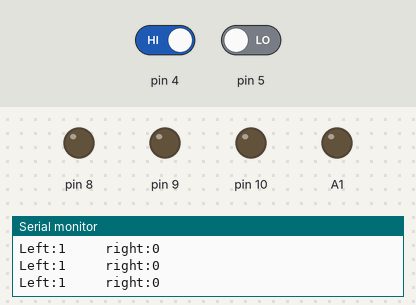
Simulated run of this sketch. Board: Arduino Uno, built with avr-gcc and run on an emulated ATmega328P. Parts: output pins drawn as LEDs (lit = HIGH), the last lines printed to the serial monitor. The test bench sets the inputs (shaded band); at power-on: pin 4 HIGH, pin 5 LOW.

Above: at 3.2 s.
3.3 s: pin 4 driven LOW
At 4.5 s:
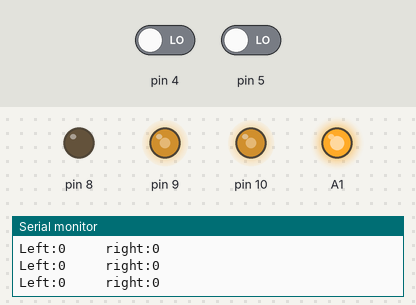
4.8 s: pin 5 driven HIGH
At 5.5 s:
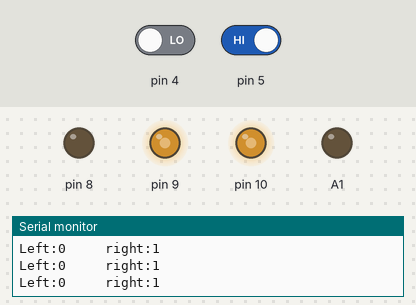
6.3 s: pin 4 driven HIGH
At 6.6 s:
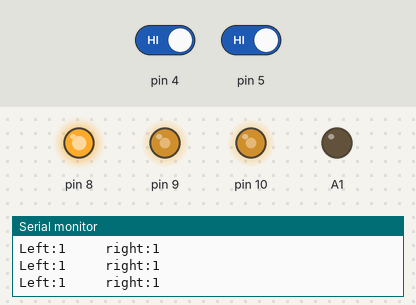
Timing chart, 0 to 9.3 s (numbered marks = the images above; inputs shaded):
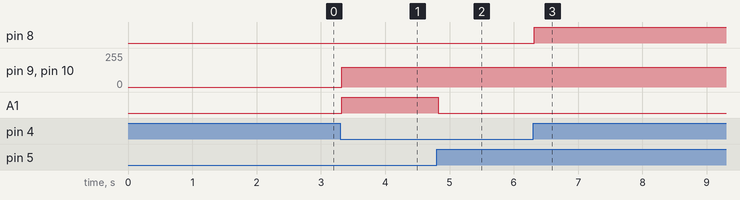

The sketch:

Novice_maze.ino
```cpp
int power = 150;

int trigPin = 2;    // TRIG pin
int echoPin = 3;    // ECHO pin

float duration_us;
float distance_cm;
char data;


void setup()
{
  delay(2000);

  Serial.begin(9600);
  pinMode(5, INPUT);
  pinMode(4, INPUT);
  pinMode(9, OUTPUT);
  pinMode(8, OUTPUT);
  pinMode(A1, OUTPUT);

  pinMode(trigPin, OUTPUT);
  pinMode(echoPin, INPUT);
}

void loop()
{
  int LS = digitalRead(4);
  int RS = digitalRead(5);

  Serial.print("Left:");
  Serial.print(LS);
  Serial.print("     ");
  Serial.print("right:");
  Serial.print(RS);
  Serial.println("");


  if (LS == 0 and RS == 1)
  {
    straight();
  }
  else if (LS == 0 and RS == 0)
  {
    Right();
  }
  else if (LS == 1 and RS == 1)
  {
    Left();
  }
}

void straight()

{
  digitalWrite(8,LOW);
  analogWrite(9,power);
  pinMode(A1, OUTPUT);
  digitalWrite(A1,LOW);
  analogWrite(10,power);
}

void back()
{
  digitalWrite(8,HIGH);
  analogWrite(9,138);

  pinMode(A1, OUTPUT);
  digitalWrite(A1,HIGH);
  analogWrite(10,power);
}

void Left()
{
  digitalWrite(8,HIGH);
  analogWrite(9,power);
  pinMode(A1, OUTPUT);
  digitalWrite(A1,LOW);
  analogWrite(10,power);
}

void Right()
{
  digitalWrite(8,LOW);
  analogWrite(9,power);
  pinMode(A1, OUTPUT);
  digitalWrite(A1,HIGH);
  analogWrite(10, power);
}

void still()
{
  digitalWrite(8,HIGH);
  analogWrite(9,0);
  pinMode(A1, OUTPUT);
  digitalWrite(A1,HIGH);
  analogWrite(10,0);
}
```

Measured:
- after the input at 3.3 s, pin 9, pin 10: 0/255 → 150/255 at once; A1: LOW → HIGH at once
- after the input at 4.8 s, A1: HIGH → LOW at once
- after the input at 6.3 s, pin 8: LOW → HIGH at once
